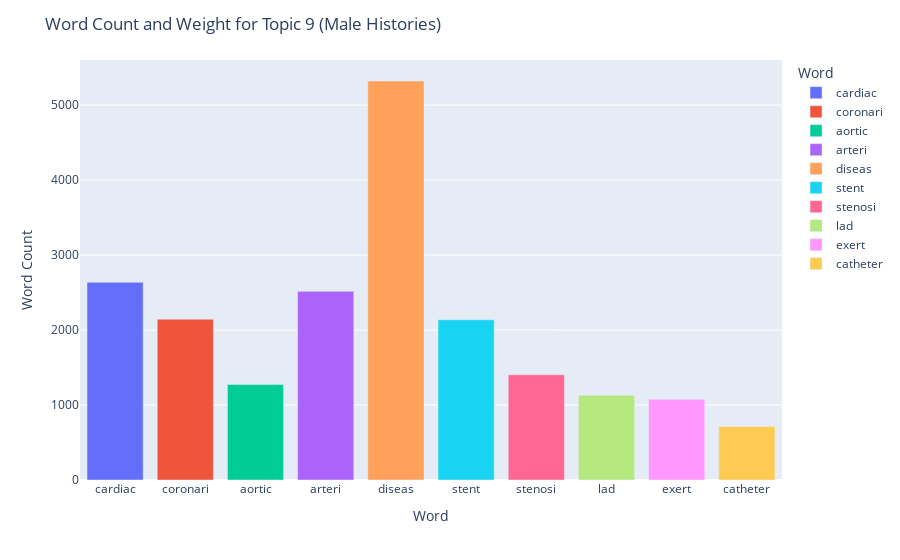

Notebook cell for this chart:
### Code cell
#figure for topic 9 and corresponding words
fig = px.bar(df_9, x='Word', y='Word Count'
                 , hover_data=['Topic', 'Weight', 'Word Count']
                 ,color= 'Word')
fig.update_layout(title='Word Count and Weight for Topic 9 (Male Histories)')
fig.show()

### Figure 1 — Plotly figure (JSON) as saved in the notebook; plotly's stock layout.template omitted (floating-point values rounded to 4 significant figures)
{"data": [{"alignmentgroup": "True", "customdata": [[9, 0.004855, 2637]], "hovertemplate": "Word=%{x}<br>Word Count=%{customdata[2]}<br>Topic=%{customdata[0]}<br>Weight=%{customdata[1]}<extra></extra>", "legendgroup": "cardiac", "marker": {"color": "#636efa"}, "name": "cardiac", "offsetgroup": "cardiac", "orientation": "v", "showlegend": true, "textposition": "auto", "type": "bar", "x": ["cardiac"], "xaxis": "x", "y": [2637], "yaxis": "y"}, {"alignmentgroup": "True", "customdata": [[9, 0.004212, 2145]], "hovertemplate": "Word=%{x}<br>Word Count=%{customdata[2]}<br>Topic=%{customdata[0]}<br>Weight=%{customdata[1]}<extra></extra>", "legendgroup": "coronari", "marker": {"color": "#EF553B"}, "name": "coronari", "offsetgroup": "coronari", "orientation": "v", "showlegend": true, "textposition": "auto", "type": "bar", "x": ["coronari"], "xaxis": "x", "y": [2145], "yaxis": "y"}, {"alignmentgroup": "True", "customdata": [[9, 0.004108, 1275]], "hovertemplate": "Word=%{x}<br>Word Count=%{customdata[2]}<br>Topic=%{customdata[0]}<br>Weight=%{customdata[1]}<extra></extra>", "legendgroup": "aortic", "marker": {"color": "#00cc96"}, "name": "aortic", "offsetgroup": "aortic", "orientation": "v", "showlegend": true, "textposition": "auto", "type": "bar", "x": ["aortic"], "xaxis": "x", "y": [1275], "yaxis": "y"}, {"alignmentgroup": "True", "customdata": [[9, 0.004006, 2516]], "hovertemplate": "Word=%{x}<br>Word Count=%{customdata[2]}<br>Topic=%{customdata[0]}<br>Weight=%{customdata[1]}<extra></extra>", "legendgroup": "arteri", "marker": {"color": "#ab63fa"}, "name": "arteri", "offsetgroup": "arteri", "orientation": "v", "showlegend": true, "textposition": "auto", "type": "bar", "x": ["arteri"], "xaxis": "x", "y": [2516], "yaxis": "y"}, {"alignmentgroup": "True", "customdata": [[9, 0.003605, 5322]], "hovertemplate": "Word=%{x}<br>Word Count=%{customdata[2]}<br>Topic=%{customdata[0]}<br>Weight=%{customdata[1]}<extra></extra>", "legendgroup": "diseas", "marker": {"color": "#FFA15A"}, "name": "diseas", "offsetgroup": "diseas", "orientation": "v", "showlegend": true, "textposition": "auto", "type": "bar", "x": ["diseas"], "xaxis": "x", "y": [5322], "yaxis": "y"}, {"alignmentgroup": "True", "customdata": [[9, 0.003514, 2137]], "hovertemplate": "Word=%{x}<br>Word Count=%{customdata[2]}<br>Topic=%{customdata[0]}<br>Weight=%{customdata[1]}<extra></extra>", "legendgroup": "stent", "marker": {"color": "#19d3f3"}, "name": "stent", "offsetgroup": "stent", "orientation": "v", "showlegend": true, "textposition": "auto", "type": "bar", "x": ["stent"], "xaxis": "x", "y": [2137], "yaxis": "y"}, {"alignmentgroup": "True", "customdata": [[9, 0.003437, 1403]], "hovertemplate": "Word=%{x}<br>Word Count=%{customdata[2]}<br>Topic=%{customdata[0]}<br>Weight=%{customdata[1]}<extra></extra>", "legendgroup": "stenosi", "marker": {"color": "#FF6692"}, "name": "stenosi", "offsetgroup": "stenosi", "orientation": "v", "showlegend": true, "textposition": "auto", "type": "bar", "x": ["stenosi"], "xaxis": "x", "y": [1403], "yaxis": "y"}, {"alignmentgroup": "True", "customdata": [[9, 0.003215, 1130]], "hovertemplate": "Word=%{x}<br>Word Count=%{customdata[2]}<br>Topic=%{customdata[0]}<br>Weight=%{customdata[1]}<extra></extra>", "legendgroup": "lad", "marker": {"color": "#B6E880"}, "name": "lad", "offsetgroup": "lad", "orientation": "v", "showlegend": true, "textposition": "auto", "type": "bar", "x": ["lad"], "xaxis": "x", "y": [1130], "yaxis": "y"}, {"alignmentgroup": "True", "customdata": [[9, 0.003057, 1077]], "hovertemplate": "Word=%{x}<br>Word Count=%{customdata[2]}<br>Topic=%{customdata[0]}<br>Weight=%{customdata[1]}<extra></extra>", "legendgroup": "exert", "marker": {"color": "#FF97FF"}, "name": "exert", "offsetgroup": "exert", "orientation": "v", "showlegend": true, "textposition": "auto", "type": "bar", "x": ["exert"], "xaxis": "x", "y": [1077], "yaxis": "y"}, {"alignmentgroup": "True", "customdata": [[9, 0.003051, 712]], "hovertemplate": "Word=%{x}<br>Word Count=%{customdata[2]}<br>Topic=%{customdata[0]}<br>Weight=%{customdata[1]}<extra></extra>", "legendgroup": "catheter", "marker": {"color": "#FECB52"}, "name": "catheter", "offsetgroup": "catheter", "orientation": "v", "showlegend": true, "textposition": "auto", "type": "bar", "x": ["catheter"], "xaxis": "x", "y": [712], "yaxis": "y"}], "layout": {"autosize": true, "barmode": "relative", "legend": {"title": {"text": "Word"}, "tracegroupgap": 0}, "margin": {"t": 60}, "title": {"text": "Word Count and Weight for Topic 9 (Male Histories)"}, "xaxis": {"anchor": "y", "autorange": true, "categoryarray": ["cardiac", "coronari", "aortic", "arteri", "diseas", "stent", "stenosi", "lad", "exert", "catheter"], "categoryorder": "array", "domain": [0, 1], "range": [-0.5, 9.5], "title": {"text": "Word"}, "type": "category"}, "yaxis": {"anchor": "x", "autorange": true, "domain": [0, 1], "range": [0, 5602.0], "title": {"text": "Word Count"}, "type": "linear"}}}
